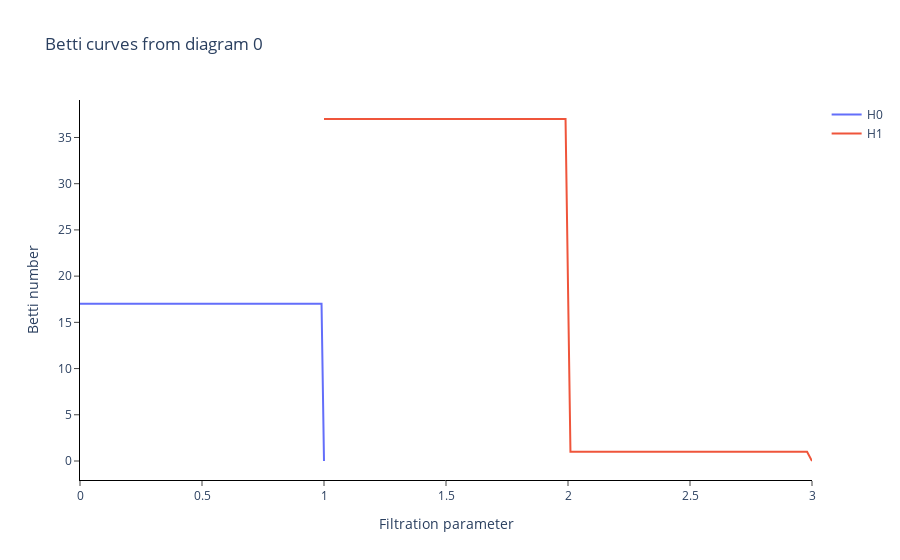

Source (notebook cell):
### Code cell
plot_graph(adj_td_graph[1100], labels[1100])
